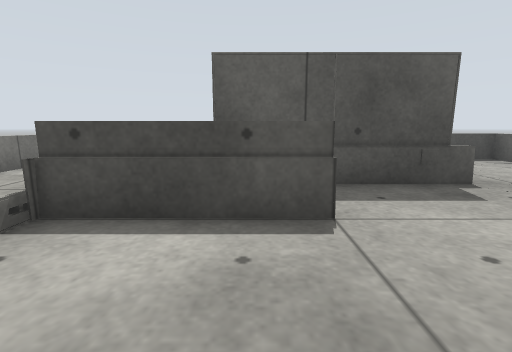
view 1 (above)

19 first-person views from a walk through a Gazebo world. The camera is 0.59 m above the floor, tilts 10° down and sees 85° across. The floor is counted in squares, 0.5 m on a side. Each view is taken from the middle of a square. On the plan, view 1 faces up. The plan holds only what a view shows up to about 12 squares ahead; the rest is blank.

view 2
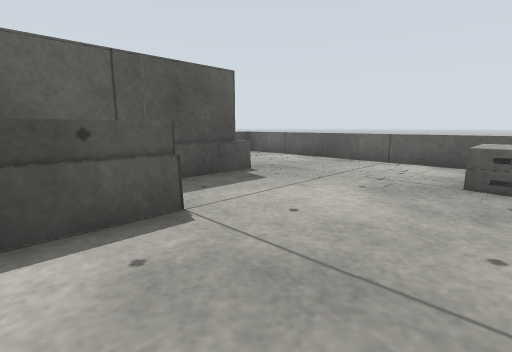

view 3
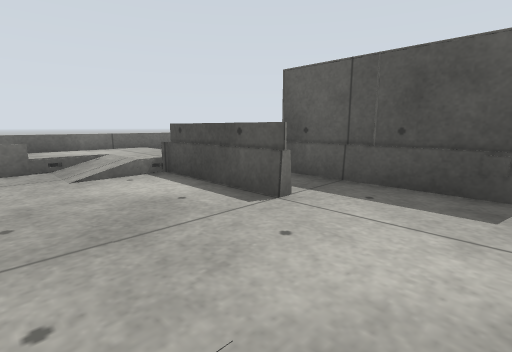

view 4
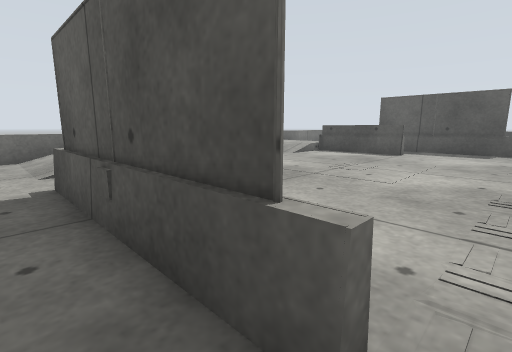

view 5
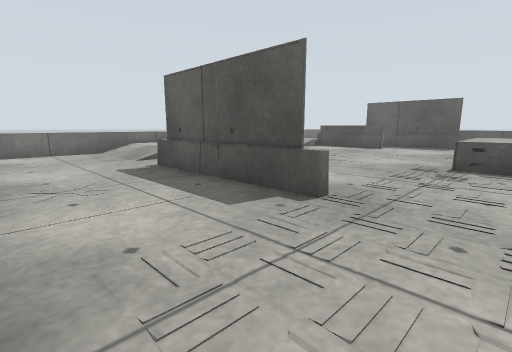

view 6
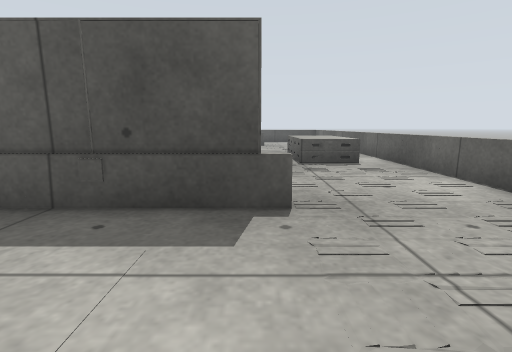

view 7
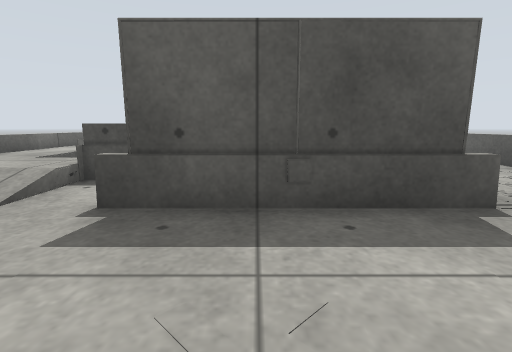

view 8
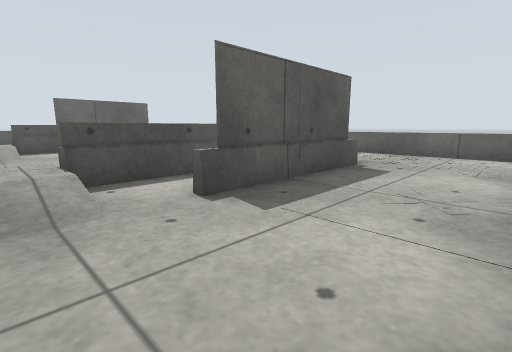

view 9
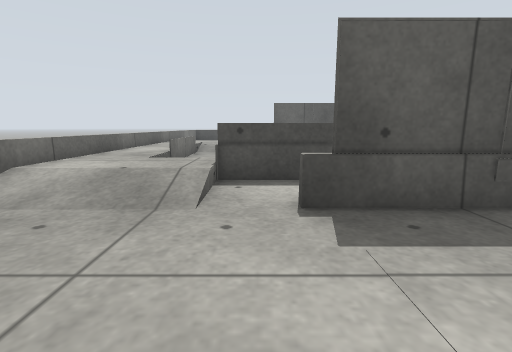

view 10
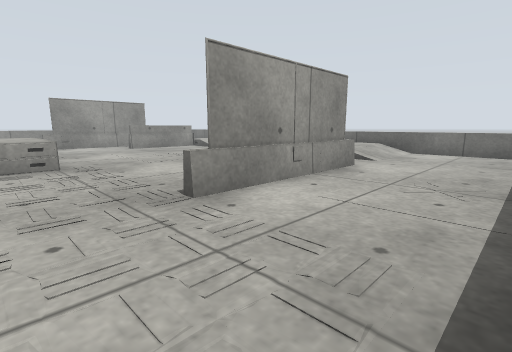

view 11
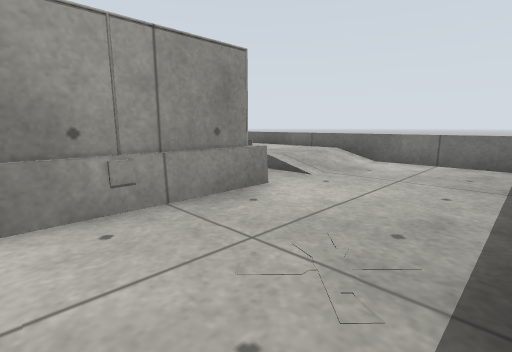

view 12
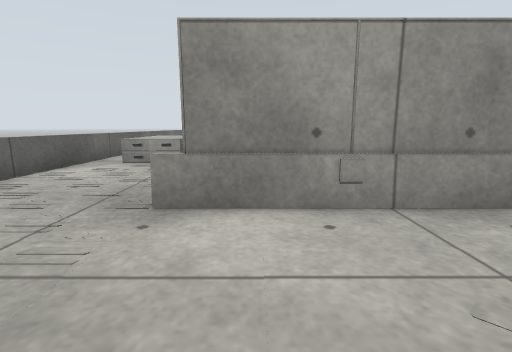

view 13
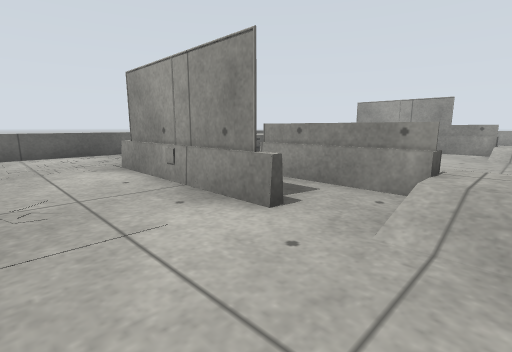

view 14
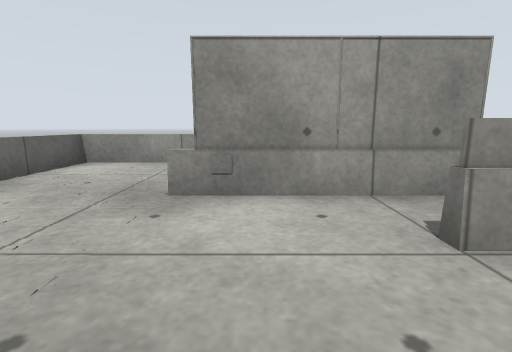

view 15
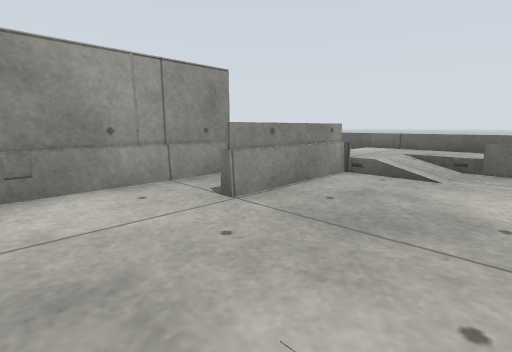

view 16
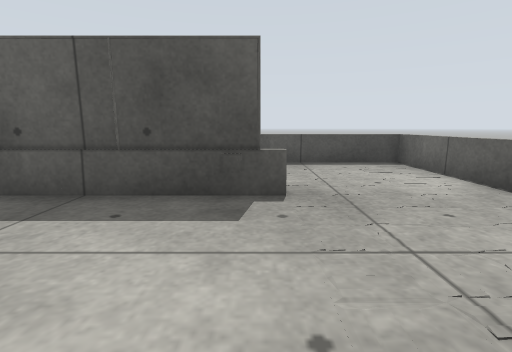

view 17
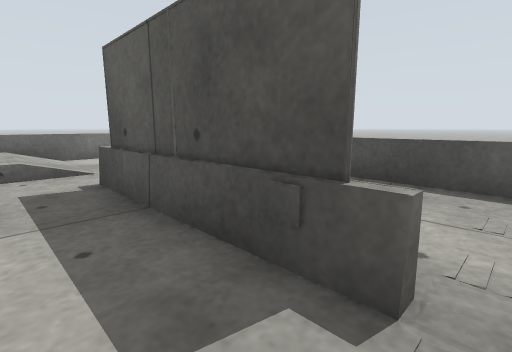

view 18
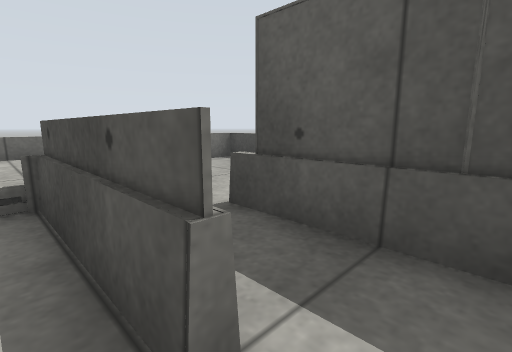

view 19
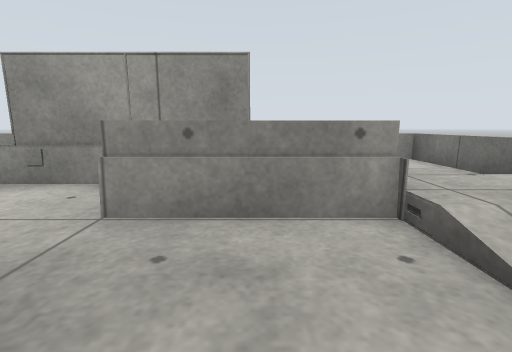

### Floor plan
Key: @ floor where view 1 was taken; # wall or solid block; . main floor; : floor 0.15 m higher than the main floor; + floor 0.2 m higher than the main floor; / step, stairs or slope; = window, fence, low wall or low ledge.
Columns run from 7 left of view 1 to 9 right of it. Each row starts with its distance up from view 1.
 11 ===      ========
 10 =...............=
  9 =...............=
  8 =...............=
  7 =...............=
  6 =.....=#####....=
  5 =:::/...........=
  4 =+++=====.......=
  3 =+++=...........=
  2 =+///...........=
  1 =+/..........==.=
  0 =+=....@.....==.=
 -1 =+=..........==.=
 -2 =+=..........==.=
 -3 =+/..........==.=
 -4 =+///...........=
 -5 =+++=...........=
 -6 =+++=====.......=
 -7 =:::/...........=
 -8 =.....=#####....=
 -9 =...............=
-10 =...............=
-11 =...............=
-12 =  .............=
-13 ==          =====

Where each view was taken, in squares from view 1:
view 1: 0 up, 0 right, facing up
view 2: 0 up, 1 left, facing up-right
view 3: 0 up, 4 right, facing up-left
view 4: 9 down, 5 right, facing up-left
view 5: 12 down, 7 right, facing up-left
view 6: 12 down, 4 right, facing up
view 7: 12 down, 1 right, facing up
view 8: 12 down, 4 left, facing up-right
view 9: 12 down, 2 left, facing up
view 10: 10 up, 7 right, facing down-left
view 11: 10 up, 3 right, facing down-left
view 12: 10 up, 3 right, facing down
view 13: 9 up, 4 left, facing down-right
view 14: 3 down, 3 right, facing down
view 15: 2 down, 4 right, facing down-left
view 16: 1 up, 4 right, facing up
view 17: 4 up, 5 right, facing up-left
view 18: 3 up, 2 right, facing up-left
view 19: 2 down, 1 left, facing down
